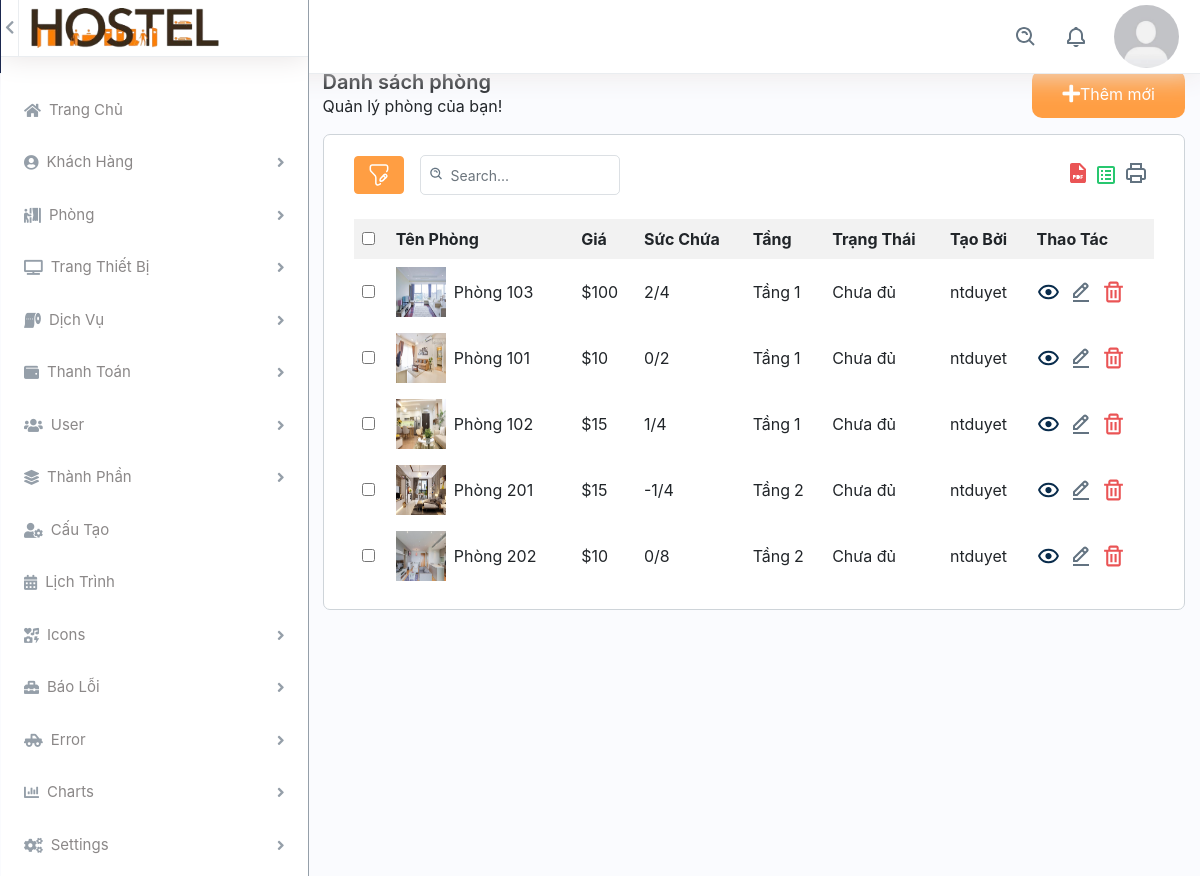
The page /back_end/list-room.php (signed in) on the database its author committed.
### tables this page shows
CREATE TABLE `phong` (
  `id` int(11) NOT NULL,
  `ten_phong` text NOT NULL,
  `suc_chua` int(11) NOT NULL,
  `id_tang` int(11) NOT NULL,
  `gia` decimal(10,0) NOT NULL,
  `trang_thai` text NOT NULL DEFAULT 'Chưa đủ',
  `anh_dai_dien` varchar(500) DEFAULT NULL,
  `anh_khac` varchar(1000) DEFAULT NULL,
  `nguoi_tao` text DEFAULT NULL,
  `noi_dung` text DEFAULT NULL,
  `mo_ta` text DEFAULT NULL,
  `so_luong_hien_tai` int(11) DEFAULT 0
);

### config/database.php (called while the page is built, shortened)
<?php
class Database {
    private $host = servername;
    private $user = username;
    private $password = password;
    private $dbname = dbname;
    private $link;
    private function connectDB() {
        $this->link = new mysqli($this->host, $this->user, $this->password, $this->dbname);
    }
    public function select($query) {
        $result = $this->link->query($query) or die($this->link->error . __LINE__);
        if ($result->num_rows > 0) {
            return $result;
        } else {
            return false;
        }
    }
}
?>

### back_end/list-room.php (the view, shortened to what this page needs)
<?php
if(empty($_SESSION['username'])){
    var_dump($_SESSION['username']);
    header("location: dang_nhap.html");
} else{ ?>
    <?php
    include 'header.php';
    include 'side-bar.php';
    ?>
        <div class="col-md-9">
            <div class="col-12 container-content">
                <div class="header-content pb-3">
                    <div class="title-content">
                        <h3 class="m-0 strong">Danh sách phòng</h3>
                        <div class="span">Quản lý phòng của bạn!</div>
                    </div>
                    <a href="add-rooms.php" class="button-add">
                        <i class="fas fa-plus"></i>
                        <span>Thêm mới</span>
                    </a>
                </div>
                <div class="content-add-room col-12">
                    <?php
                    include '../config/database.php';
                    ?>
                    <div class="table-top d-flex justify-content-between mb-4">
                        <div class="search-set d-flex align-items-center mr-2">
                            <div class="search-path mr-3">
                                <a class="btn btn-filter" id="filter_search">
                                    <img src="../assets/img/filter.svg" alt="img">
                                </a>
                            </div>
                            <div class="search-input">
                                <a class="btn btn-searchset"><img src="../assets/img/search-white.svg" alt="img"></a>
                                <div id="DataTables_Table_0_filter" class="dataTables_filter">
                                    <label>
                                        <input type="search" id="searchInput" class="form-control form-control-sm" placeholder="Search..." aria-controls="DataTables_Table_0">
                                    </label>
                                </div>
                            </div>
                        </div>
                        <div class="wordset d-flex align-items-center">
                            <ul class="d-flex">
                                <li class="mr-2">
                                    <a data-bs-toggle="tooltip" data-bs-placement="top" title="" data-bs-original-title="pdf" aria-label="pdf"><img src="../assets/img/pdf.svg" alt="img"></a>
                                </li>
                                <li class="mr-2">
                                    <a data-bs-toggle="tooltip" data-bs-placement="top" title="" data-bs-original-title="excel" aria-label="excel"><img src="../assets/img/excel.svg" alt="img"></a>
                                </li>
                                <li class="mr-2">
                                    <a data-bs-toggle="tooltip" data-bs-placement="top" title="" data-bs-original-title="print" aria-label="print"><img src="../assets/img/printer.svg" alt="img"></a>
                                </li>
                            </ul>
                        </div>
                    </div>
                    <div id="contents">
                        <?php
                        $db = new Database();
                        $sql = "SELECT * FROM phong";
                        $result = $db->select($sql);
                        ?>
                        <?php if ($result->num_rows > 0) { ?>
                            <table class="table-data">
                                <tr>
                                    <th>
                                        <input type="checkbox" name="check_all">
                                    </th>
                                    <th>Tên Phòng</th>
                                    <th>Giá</th>
                                    <th>Sức Chứa</th>
                                    <th>Tầng</th>
                                    <th>Trạng Thái</th>
                                    <th>Tạo Bởi</th>
                                    <th>Thao Tác</th>
                                </tr>
                                <?php while ($row = $result->fetch_assoc()) { ?>
                                    <tr>
                                        <td><input type="checkbox" name="check_daughter"></td>
                                        <td class="d-flex align-items-center"><img class="img-fluid img-responsive mr-2" height="10" width="10" src="../assets/img/<?php echo $row['anh_dai_dien']; ?>" alt="Phong ki tuc xa"> <?php echo $row['ten_phong']; ?></td>
                                        <td><span>$</span><?php echo $row['gia']; ?></td>
                                        <td><?php echo $row['so_luong_hien_tai']; ?>/<?php echo $row['suc_chua']; ?></td>
                                        <td><span class="mr-1">Tầng</span><?php echo $row['id_tang']; ?></td>
                                        <td><?php echo $row['trang_thai']; ?></td>
                                        <td><?php echo $row['nguoi_tao'] ?></td>
                                        <td class="d-flex thao-tac">
                                            <a class="me-3" href="../front_end/room-detail.php?id=<?php echo $row['id'];?>">
                                                <img src="../assets/img/eye.svg" alt="img" class="img-fluid">
                                            </a>
                                            <a class="me-3" href="edit-room.php?id=<?php echo $row['id']; ?>">
                                                <img src="../assets/img/edit.svg" alt="img" class="img-fluid icon-edit">
                                            </a>
                                            <a class="confirm-text" href="delete-room.php?id=<?php echo $row['id']; ?>">
                                                <img src="../assets/img/delete.svg" alt="img" class="img-fluid">
                                            </a>
                                        </td>
                                    </tr>
                                <?php } ?>
                            </table>
                        <?php } else {
                            echo "Không có dữ liệu.";
                        } ?>
                    </div>
                </div>
            </div>
        </div>
    </div>
    </body>
    </html>
<?php } ?>

### assets/css/duyet.css (style rules this page uses)
img { height: auto; width: 100%; }
body, html { height: 100%; margin: 0; background-color: #FAFBFE; }
i.fas, i.fab { display: flex; flex-direction: column; justify-content: center; font-size: 15px; color: #959FA9; }
.container-content { margin-top: 70px; position: relative; overflow-y: scroll; overflow: hidden; }
.button-add { display: flex; padding: 0 30px; border-radius: 10px; background-color: #FF9E43; color: white; }
.button-add i { display: flex; flex-direction: column; justify-content: center; font-size: 20px; color: white; }
.button-add span { display: flex; flex-direction: column; justify-content: center; }
.header-content { display: flex; justify-content: space-between; }
.table-data { width: 100%; border-collapse: collapse; }
.table-data th,.table-data td { padding: 8px; text-align: left; }
.table-data th { background-color: #f2f2f2; }
table.table-data img { width: 50px; height: 50px; }
a#filter_search { border: 1px solid #FF9E43; background: #FF9E43; }
div#DataTables_Table_0_filter input { background: transparent; height: 40px; border: 1px solid rgba(145, 158, 171, 0.32); width: 200px; border-radius: 5px ; padding: 0 15px 0 30px; }
div#DataTables_Table_0_filter { position: relative; height: 100%; }
a.btn.btn-searchset { padding: 2px; border-radius: 50px; position: absolute; top: 8px; left: 6px; z-index: 2; }
.search-input { position: relative; }
div#DataTables_Table_0_filter label { margin: 0; }
td.thao-tac .icon-edit { width: 16px; }
td.thao-tac img { width: 25px; }
.content-add-room { padding: 20px 30px; border: 1px solid #CED4D9; border-radius: 7px; background: #ffffff; }
.strong { font-weight: 600; font-size: 20px; }

### rows shown on the page
phong: anh_dai_dien (picture), ten_phong "Phòng 103", gia "100", so_luong_hien_tai "2", suc_chua "4", id_tang "1", trang_thai "Chưa đủ", nguoi_tao "ntduyet"
phong: anh_dai_dien (picture), ten_phong "Phòng 101", gia "10", so_luong_hien_tai "0", suc_chua "2", id_tang "1", trang_thai "Chưa đủ", nguoi_tao "ntduyet"
phong: anh_dai_dien (picture), ten_phong "Phòng 102", gia "15", so_luong_hien_tai "1", suc_chua "4", id_tang "1", trang_thai "Chưa đủ", nguoi_tao "ntduyet"
phong: anh_dai_dien (picture), ten_phong "Phòng 201", gia "15", so_luong_hien_tai "-1", suc_chua "4", id_tang "2", trang_thai "Chưa đủ", nguoi_tao "ntduyet"
phong: anh_dai_dien (picture), ten_phong "Phòng 202", gia "10", so_luong_hien_tai "0", suc_chua "8", id_tang "2", trang_thai "Chưa đủ", nguoi_tao "ntduyet"
